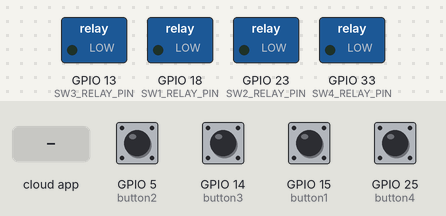
This sketch was run on a simulated ESP32. Parts: switched loads named in the sketch (green lamp = pin HIGH). The inputs (shaded band) are chosen by the test bench; at power-on: GPIO 5 (button2), GPIO 14 (button3), GPIO 15 (button1), GPIO 25 (button4) LOW. EEPROM starts erased.

Above: at 1.2 s.
1.3 s: GPIO 5 (button2) pulled HIGH for 0.15 s
At 2.5 s:
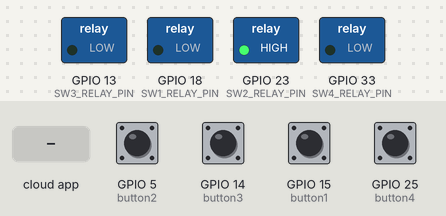
2.9 s: GPIO 14 (button3) pulled HIGH for 0.15 s
At 3.6 s:
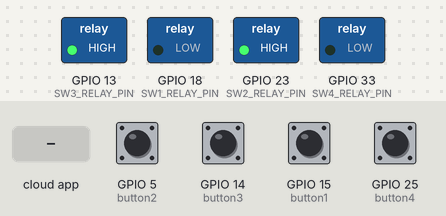
4.5 s: GPIO 15 (button1) pulled HIGH for 0.15 s
At 4.9 s:
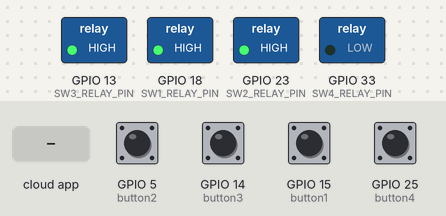
6.1 s: GPIO 25 (button4) pulled HIGH for 0.15 s
At 7.3 s:
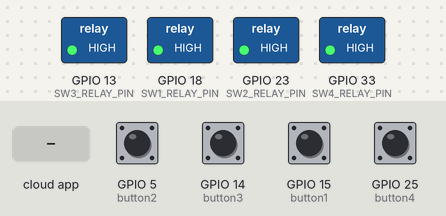
7.7 s: the phone or cloud app sets automation_switch to 0
At 8.6 s:
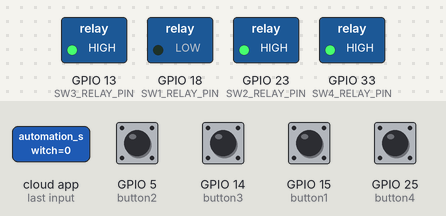
9.2 s: the phone or cloud app sets switch2 to 0
At 9.7 s:
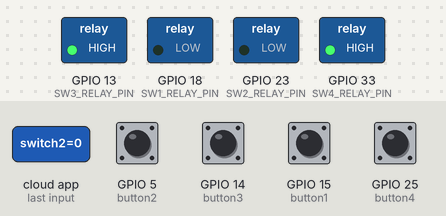
Timing chart, 0 to 11.7 s (numbered marks = the images above; inputs shaded):
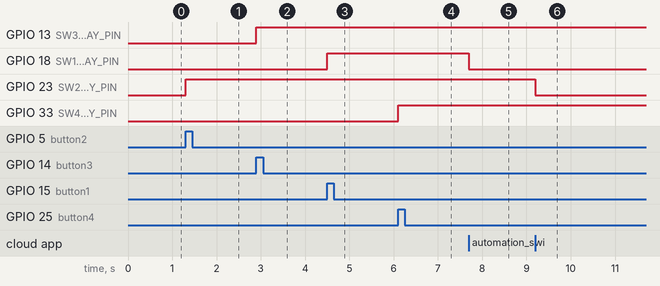

The sketch:

ESP32_Real_Time_OS.ino
```cpp
#include <ThingerESP32.h>
#include <EEPROM.h>

// --- THINGER.IO KİMLİK BİLGİLERİ ---
#define USERNAME "*********"
#define DEVICE_ID "*********"
#define DEVICE_CREDENTIAL "*********"

// --- AĞ BİLGİLERİ ---
#define SSID "*********"
#define SSID_PASSWORD "*********"

ThingerESP32 thing(USERNAME, DEVICE_ID, DEVICE_CREDENTIAL);

// --- RÖLE VE BUTON PİNLERİ ---
#define SW1_RELAY_PIN 18
#define SW2_RELAY_PIN 23
#define SW3_RELAY_PIN 13
#define SW4_RELAY_PIN 33

#define button1 15
#define button2 5
#define button3 14
#define button4 25

#define EEPROM_SIZE 2
int timeON = 5;
int timeOFF = 5;

// --- RÖLE DURUM DEĞİŞKENLERİ (DAHA STABİL KONTROL İÇİN) ---
bool automationActive = false;
bool relay1RealState = false;
bool state2 = false;
bool state3 = false;
bool state4 = false;

unsigned long previousMillis = 0;
unsigned long lastStreamMillis = 0;

bool lastPhys1 = LOW;
bool lastPhys2 = LOW;
bool lastPhys3 = LOW;
bool lastPhys4 = LOW;

void setup()
{
  Serial.begin(115200);

  pinMode(SW1_RELAY_PIN, OUTPUT);
  pinMode(SW2_RELAY_PIN, OUTPUT);
  pinMode(SW3_RELAY_PIN, OUTPUT);
  pinMode(SW4_RELAY_PIN, OUTPUT);

  pinMode(button1, INPUT_PULLDOWN);
  pinMode(button2, INPUT_PULLDOWN);
  pinMode(button3, INPUT_PULLDOWN);
  pinMode(button4, INPUT_PULLDOWN);

  digitalWrite(SW1_RELAY_PIN, LOW);
  digitalWrite(SW2_RELAY_PIN, LOW);
  digitalWrite(SW3_RELAY_PIN, LOW);
  digitalWrite(SW4_RELAY_PIN, LOW);

  EEPROM.begin(EEPROM_SIZE);
  int savedON = EEPROM.read(0);
  int savedOFF = EEPROM.read(1);

  if (savedON >= 0 && savedON <= 59) timeON = savedON;
  if (savedOFF >= 0 && savedOFF <= 59) timeOFF = savedOFF;

  thing.add_wifi(SSID, SSID_PASSWORD);

  // --- THINGER.IO TANIMLAMALARI ---
  thing["automation_switch"] << [](pson& in) {
    if(in.is_empty()) in = automationActive;
    else {
      automationActive = in;
      if(!automationActive) {
        relay1RealState = false;
        digitalWrite(SW1_RELAY_PIN, LOW);
      } else {
        previousMillis = millis();
        relay1RealState = true;
        digitalWrite(SW1_RELAY_PIN, HIGH);
      }
    }
  };

  thing["switch1"] << [](pson& in) {
    if(in.is_empty()) in = relay1RealState;
    else {
      if(!automationActive) {
        relay1RealState = in;
        digitalWrite(SW1_RELAY_PIN, relay1RealState ? HIGH : LOW);
      }
    }
  };

  // Switch 2, 3 ve 4 için daha garantili state yöntemi
  thing["switch2"] << [](pson& in){ if(in.is_empty()) in = state2; else { state2 = in; digitalWrite(SW2_RELAY_PIN, state2 ? HIGH : LOW); } };
  thing["switch3"] << [](pson& in){ if(in.is_empty()) in = state3; else { state3 = in; digitalWrite(SW3_RELAY_PIN, state3 ? HIGH : LOW); } };
  thing["switch4"] << [](pson& in){ if(in.is_empty()) in = state4; else { state4 = in; digitalWrite(SW4_RELAY_PIN, state4 ? HIGH : LOW); } };

  thing["timer_on"] << [](pson& in) {
    if(in.is_empty()) in = timeON;
    else {
      timeON = in;
      EEPROM.write(0, timeON);
      EEPROM.commit();
      previousMillis = millis();
    }
  };

  thing["timer_off"] << [](pson& in) {
    if(in.is_empty()) in = timeOFF;
    else {
      timeOFF = in;
      EEPROM.write(1, timeOFF);
      EEPROM.commit();
      previousMillis = millis();
    }
  };

  thing["kalan_sure"] >> [](pson& out) {
    if (automationActive) {
      unsigned long current = millis();
      unsigned long currentInterval = relay1RealState ? (timeON * 60000UL) : (timeOFF * 60000UL);
      unsigned long elapsed = current - previousMillis;

      if (currentInterval > elapsed) {
        unsigned long totalSeconds = (currentInterval - elapsed) / 1000;
        int minutes = totalSeconds / 60;
        int seconds = totalSeconds % 60;

        char timeString[6];
        sprintf(timeString, "%02d:%02d", minutes, seconds);
        out = (const char*) timeString;
      } else {
        out = "00:00";
      }
    } else {
      out = "00:00";
    }
  };
}

void loop()
{
  thing.handle();

  unsigned long currentMillis = millis();

  if (automationActive) {
    unsigned long activeInterval = relay1RealState ? (timeON * 60000UL) : (timeOFF * 60000UL);

    if (currentMillis - previousMillis >= activeInterval) {
      previousMillis = currentMillis;
      relay1RealState = !relay1RealState; // Yardımcı fonksiyona gerek kalmadan direkt tersine çevrildi
      digitalWrite(SW1_RELAY_PIN, relay1RealState ? HIGH : LOW);
    }

    if (currentMillis - lastStreamMillis >= 1000) {
      lastStreamMillis = currentMillis;
      thing.stream("kalan_sure");
    }
  }

  bool phys1 = digitalRead(button1);
  if (phys1 == HIGH && lastPhys1 == LOW) {
    automationActive = !automationActive;
    if(automationActive) {
      relay1RealState = true;
      digitalWrite(SW1_RELAY_PIN, HIGH);
      previousMillis = millis();
    } else {
      relay1RealState = false;
      digitalWrite(SW1_RELAY_PIN, LOW);
    }
    thing.stream("automation_switch");
    delay(50);
  }
  lastPhys1 = phys1;

  bool phys2 = digitalRead(button2);
  if (phys2 == HIGH && lastPhys2 == LOW) {
    state2 = !state2;
    digitalWrite(SW2_RELAY_PIN, state2 ? HIGH : LOW);
    thing.stream("switch2");
    delay(50);
  }
  lastPhys2 = phys2;

  bool phys3 = digitalRead(button3);
  if (phys3 == HIGH && lastPhys3 == LOW) {
    state3 = !state3;
    digitalWrite(SW3_RELAY_PIN, state3 ? HIGH : LOW);
    thing.stream("switch3");
    delay(50);
  }
  lastPhys3 = phys3;

  bool phys4 = digitalRead(button4);
  if (phys4 == HIGH && lastPhys4 == LOW) {
    state4 = !state4;
    digitalWrite(SW4_RELAY_PIN, state4 ? HIGH : LOW);
    thing.stream("switch4");
    delay(50);
  }
  lastPhys4 = phys4;
}
```

Measured:
- after the input at 1.3 s, GPIO 23 (SW2_RELAY_PIN): LOW → HIGH at once
- after the input at 2.9 s, GPIO 13 (SW3_RELAY_PIN): LOW → HIGH at once
- after the input at 4.5 s, GPIO 18 (SW1_RELAY_PIN): LOW → HIGH at once
- after the input at 6.1 s, GPIO 33 (SW4_RELAY_PIN): LOW → HIGH at once
- after the input at 7.7 s, GPIO 18 (SW1_RELAY_PIN): HIGH → LOW at once
- after the input at 9.2 s, GPIO 23 (SW2_RELAY_PIN): HIGH → LOW at once
